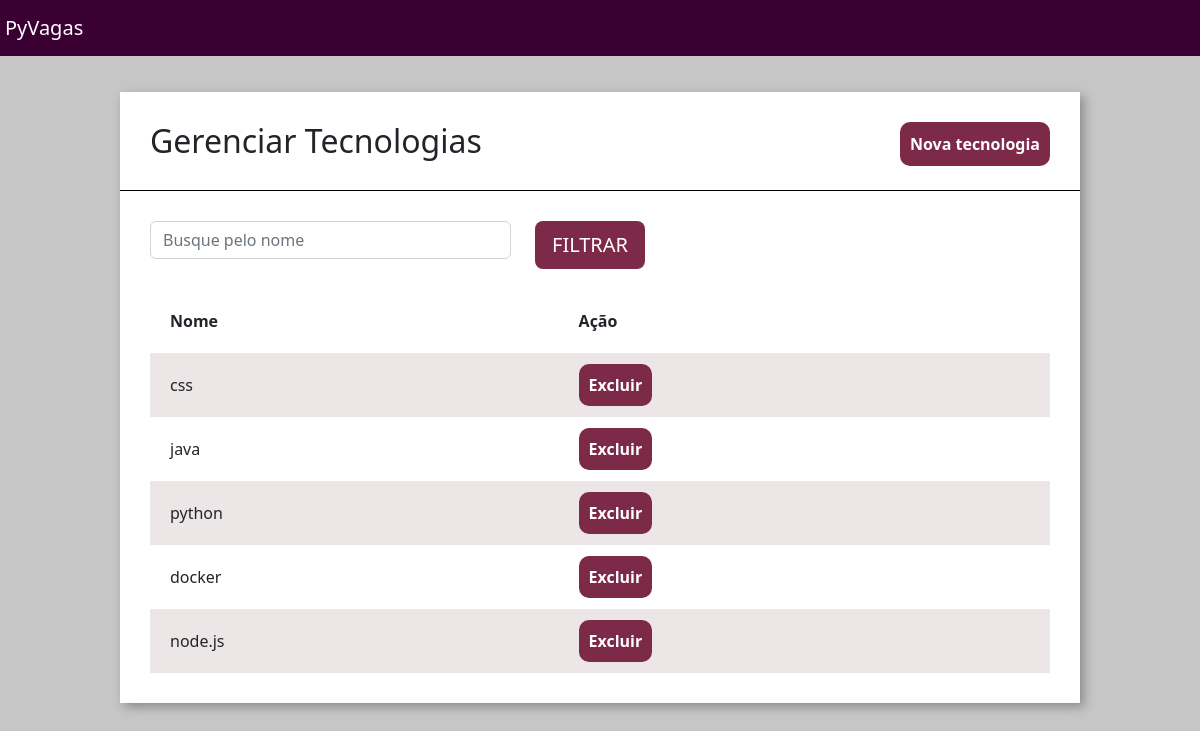
The app's page /home/tecnologias/ with its own data.
### empresa/models.py (models this page shows, shortened)
class Tecnologias(models.Model):
    tecnologia = models.CharField(max_length=30)

### empresa/views.py (the view)
# urls.py: path('tecnologias/', views.tecnologias, name='tecnologias'),
def tecnologias(request):
    nome_filtrar = request.GET.get('nome')
    tecnologias = Tecnologias.objects.all()
    if nome_filtrar:
        tecnologias = tecnologias.filter(tecnologia__icontains = nome_filtrar)
    return render(request, 'tecnologias.html', {'tecnologias': tecnologias,})

### empresa/templatetags/filtro.py (called while the page is built)
@register.filter(name='is_par')
def is_par(valor):
    return True if valor % 2 == 0 else False

### empresa/templates/tecnologias.html (shortened to what this page needs)
{% extends 'base.html' %}
{% load static %}
{% load filtro %}
{% block 'head' %}
    <link href="{% static 'empresa/css/tecnologias.css' %}" rel="stylesheet">
{% endblock %}
{% block 'body' %}
    <div class="wrapper">
        <div class="box">
            <div class="header-box">
                <h2 class="titulo">Gerenciar Tecnologias</h2>
                <a href="#" class="btn-nova-empresa" data-bs-toggle="modal" data-bs-target="#myModal">Nova tecnologia</a>
            </div>
            <div class="borda-box"></div>
            <div class="body-box">
                <form action="{% url 'tecnologias' %}" method="GET"> {% csrf_token %}
                <div class="row">
                        <div class="col-md-5">
                            <input type="text" placeholder="Busque pelo nome" class="form-control" name="nome">
                        </div>
                    <div class="col-md-3">
                        <input type="submit" value="FILTRAR" class="btn btn-lg btn-filtro">
                    </div>
                </div>
                </form>
                <table class="tabela" cellpadding="20">
                    <tr>
                        <th>Nome</th>
                        <th>Ação</th>
                    </tr>
                    {% for tech in tecnologias%}
                    <tr {% if not forloop.counter|is_par %} class="tabela-linha" {% endif %}>
                        <td> {{tech.tecnologia}} </td>
                        <td>
                            <a href="{% url 'excluir_tech' tech.id %}" class="btn-excluir">Excluir</a>
                        </td>
                    </tr>
                {% endfor %}
                </table>
            </div>
        </div>
    </div>
{% endblock%}

### gestor_de_vagas/templates/static/base/css/base.css (style rules this page uses)
body { background-color: #C6C6C6 !important; }

### gestor_de_vagas/templates/static/empresa/css/tecnologias.css (style rules this page uses)
.wrapper { margin-top: 3%; display: flex; flex-direction: row; justify-content: center; align-items: center; }
.box { width: 80vw; background: #fff; box-shadow: 4px 4px 10px rgba(0,0,0,.3); }
.titulo { display: inline; }
.btn-nova-empresa { float: right; text-decoration: none; color: white; background-color: #7D2948; padding: 10px; border-radius: 10px; font-weight: bold; margin-left: 10px; }
.header-box { padding: 30px; }
.borda-box { border-top: 1px solid black; }
.body-box { padding: 30px; }
.btn-filtro { background-color: #7D2948; color: white; }
.tabela { width: 100%; margin-top: 20px; }
.tabela-linha { background-color: #EDE6E6; }
.btn-excluir { text-decoration: none; color: white; background-color: #7D2948; padding: 10px; border-radius: 10px; font-weight: bold; }

### records on screen
Tecnologias: tecnologia "css"
Tecnologias: tecnologia "java"
Tecnologias: tecnologia "python"
Tecnologias: tecnologia "docker"
Tecnologias: tecnologia "node.js"
